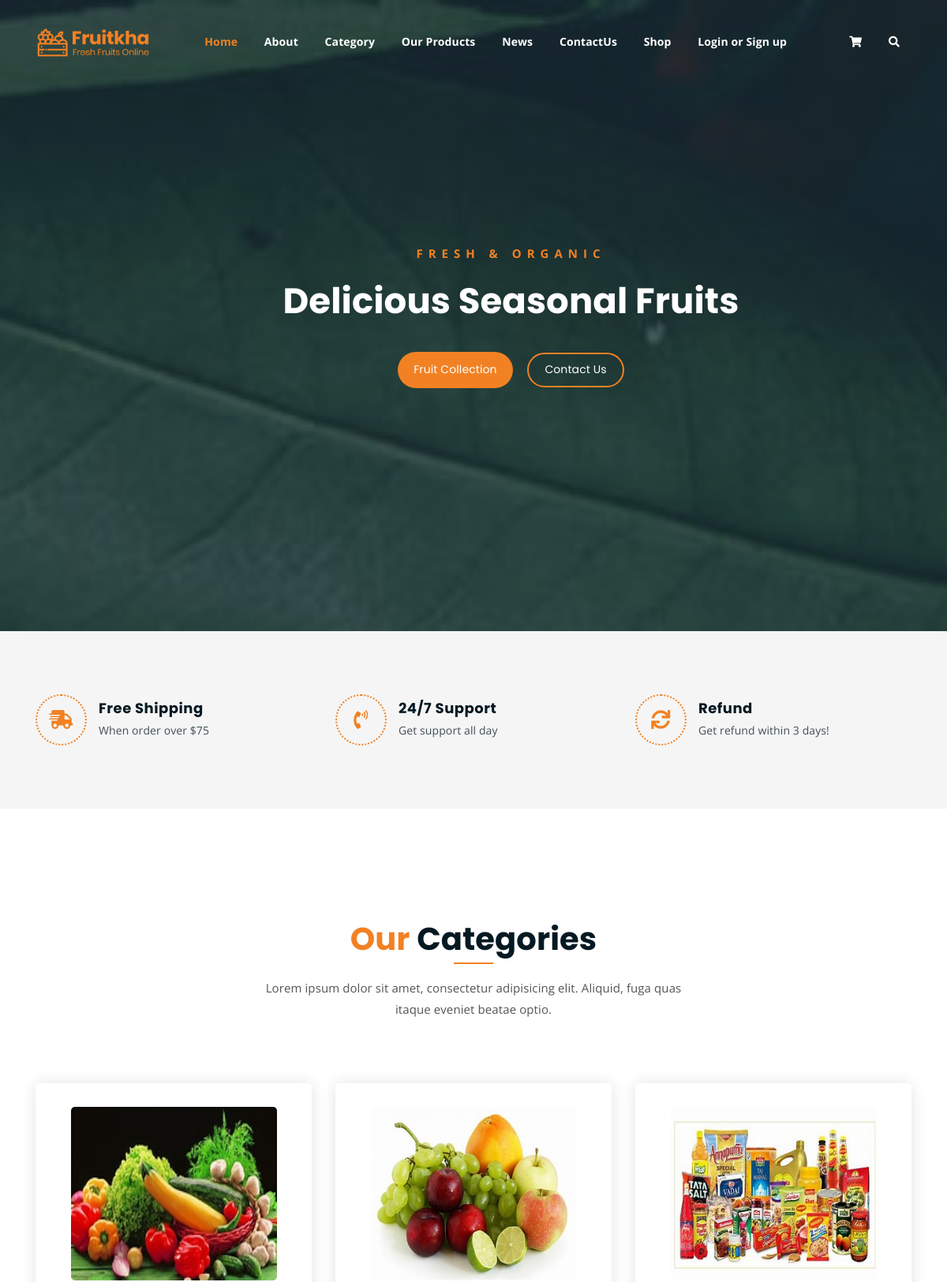
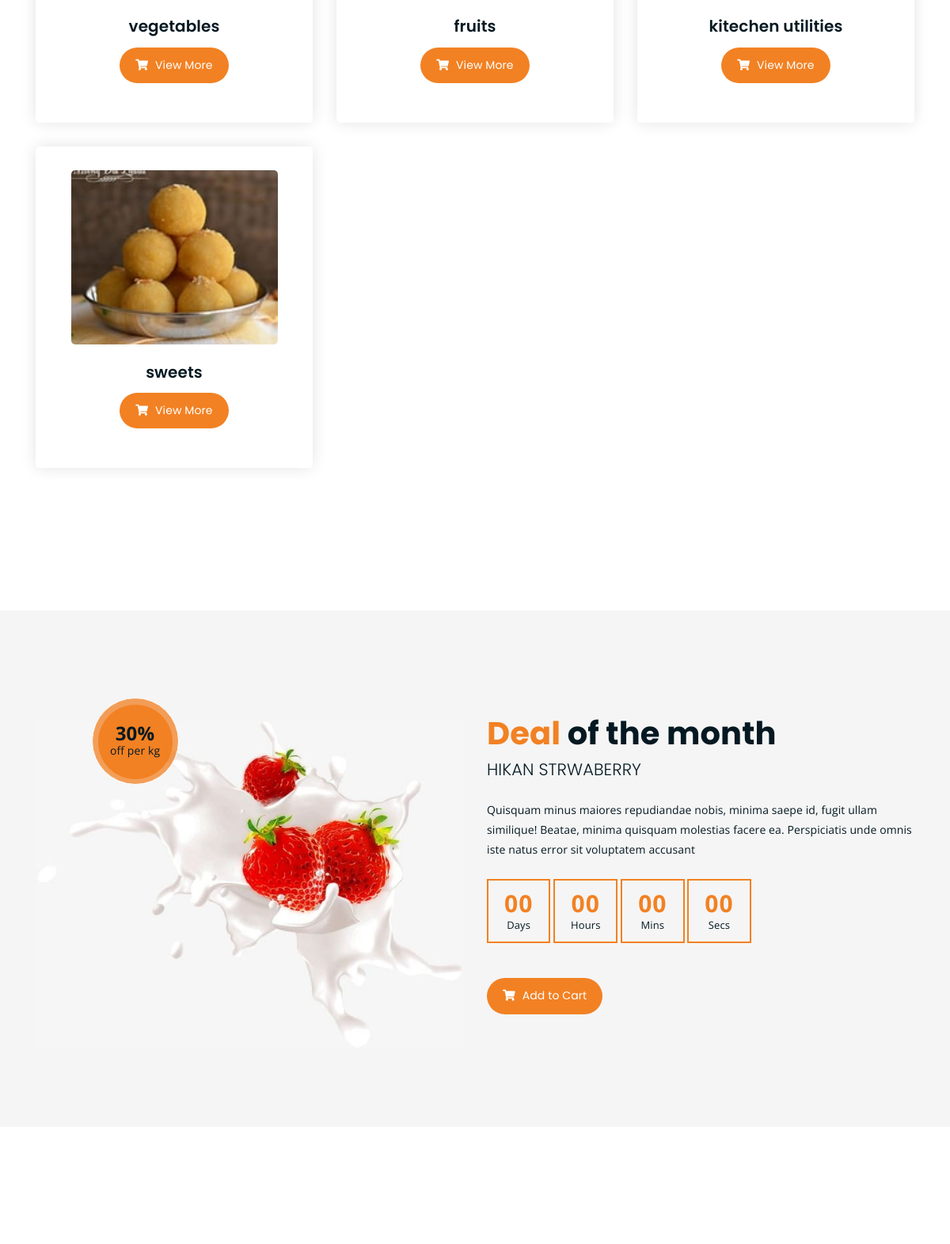
The page / (upper part) on the database its author committed (2 pictures, top to bottom).
### Backend/models.py (models this page shows)
class Category_db(models.Model):
    Category_Name=models.CharField(max_length=100,blank=True,null=True)
    Description=models.CharField(max_length=100,blank=True,null=True)
    Category_image=models.ImageField(upload_to="category images",null=True,blank=True)

### webapp/views.py (the view)
# urls.py: path('',views.home_page,name="home"),
def home_page(req):
    cat=Category_db.objects.all()
    return render(req,"home_page.html",{'cat':cat})

### webapp/templates/home_page.html (shortened to what this page needs)
<!DOCTYPE html>
{%load static%}
<html lang="en">
<head>
	<link rel="stylesheet" href="{% static 'assets/css/all.min.css'%}">
	<link rel="stylesheet" href="{% static 'assets/bootstrap/css/bootstrap.min.css'%}">
	<link rel="stylesheet" href="{% static 'assets/css/owl.carousel.css'%}">
	<link rel="stylesheet" href="{% static 'assets/css/magnific-popup.css'%}">
	<link rel="stylesheet" href="{% static 'assets/css/animate.css'%}">
	<link rel="stylesheet" href="{% static 'assets/css/meanmenu.min.css'%}">
	<link rel="stylesheet" href="{% static 'assets/css/main.css'%}">
	<link rel="stylesheet" href="{% static 'assets/css/responsive.css'%}">
</head>
<body>
	<div class="top-header-area" id="sticker">
		<div class="container">
			<div class="row">
				<div class="col-lg-12 col-sm-12 text-center">
					<div class="main-menu-wrap">
						<div class="site-logo">
							<a href="index.html">
								<img src="{% static 'assets/img/logo.png'%}" alt="">
							</a>
						</div>
						<nav class="main-menu">
							<ul>
								<li class="current-list-item"><a href="#">Home</a>
								</li>
								<li><a href="{% url 'about' %}">About</a></li>
								<li><a href="#">Category</a>
								</li>
								<li><a href="{% url 'product'%}">Our Products</a>
								</li>
								<li><a href="#">News</a>
								</li>
								<li><a href="{% url 'contact'%}">ContactUs</a></li>
								<li><a href="#">Shop</a>
								</li>
								{% if request.session.Username %}
								<li><a href="{% url 'userlogout' %}">Welcome {{request.session.Username}}/logout</a>
								{% else %}
								<li><a href="{% url 'register_page'%}">Login or Sign up</a>
								{% endif %}
								<li>
									<div class="header-icons">
										<a class="shopping-cart" href="{% url 'cart_page' %}"><i class="fas fa-shopping-cart"></i></a>
										<a class="mobile-hide search-bar-icon" href="#"><i class="fas fa-search"></i></a>
									</div>
								</li>
							</ul>
						</nav>
					</div>
				</div>
			</div>
		</div>
	</div>
	<div class="hero-area hero-bg">
		<div class="container">
			<div class="row">
				<div class="col-lg-9 offset-lg-2 text-center">
					<div class="hero-text">
						<div class="hero-text-tablecell">
							<p class="subtitle">Fresh & Organic</p>
							<h1>Delicious Seasonal Fruits</h1>
							<div class="hero-btns">
								<a href="shop.html" class="boxed-btn">Fruit Collection</a>
								<a href="contact.html" class="bordered-btn">Contact Us</a>
							</div>
						</div>
					</div>
				</div>
			</div>
		</div>
	</div>
	<div class="list-section pt-80 pb-80">
		<div class="container">
			<div class="row">
				<div class="col-lg-4 col-md-6 mb-4 mb-lg-0">
					<div class="list-box d-flex align-items-center">
						<div class="list-icon">
							<i class="fas fa-shipping-fast"></i>
						</div>
						<div class="content">
							<h3>Free Shipping</h3>
							<p>When order over $75</p>
						</div>
					</div>
				</div>
				<div class="col-lg-4 col-md-6 mb-4 mb-lg-0">
					<div class="list-box d-flex align-items-center">
						<div class="list-icon">
							<i class="fas fa-phone-volume"></i>
						</div>
						<div class="content">
							<h3>24/7 Support</h3>
							<p>Get support all day</p>
						</div>
					</div>
				</div>
				<div class="col-lg-4 col-md-6">
					<div class="list-box d-flex justify-content-start align-items-center">
						<div class="list-icon">
							<i class="fas fa-sync"></i>
						</div>
						<div class="content">
							<h3>Refund</h3>
							<p>Get refund within 3 days!</p>
						</div>
					</div>
				</div>
			</div>
		</div>
	</div>
	<div class="product-section mt-150 mb-150">
		<div class="container">
			<div class="row">
				<div class="col-lg-8 offset-lg-2 text-center">
					<div class="section-title">
						<h3><span class="orange-text">Our</span> Categories</h3>
						<p>Lorem ipsum dolor sit amet, consectetur adipisicing elit. Aliquid, fuga quas itaque eveniet beatae optio.</p>
					</div>
				</div>
			</div>
			<div class="row">
				{%for i in cat %}
				<div class="col-lg-4 col-md-6 text-center">
					<div class="single-product-item">
						<div class="product-image">
							<a href="single-product.html"><img src="{{i.Category_image.url}}" alt=""height="220px"width="220px"></a>
						</div>
						<h3>{{i.Category_Name}}</h3>
						<a href="{% url 'filterd_product' categoryname=i.Category_Name %}" class="cart-btn"><i class="fas fa-shopping-cart"></i> View More</a>
					</div>
				</div>
				{%endfor%}
			</div>
		</div>
	</div>
	<section class="cart-banner pt-100 pb-100">
    	<div class="container">
        	<div class="row clearfix">
            	<div class="image-column col-lg-6">
                	<div class="image">
                    	<div class="price-box">
                        	<div class="inner-price">
                                <span class="price">
                                    <strong>30%</strong> <br> off per kg
                                </span>
                            </div>
                        </div>
                    	<img src="{% static 'assets/img/a.jpg'%}" alt="">
                    </div>
                </div>
                <div class="content-column col-lg-6">
					<h3><span class="orange-text">Deal</span> of the month</h3>
                    <h4>Hikan Strwaberry</h4>
                    <div class="text">Quisquam minus maiores repudiandae nobis, minima saepe id, fugit ullam similique! Beatae, minima quisquam molestias facere ea. Perspiciatis unde omnis iste natus error sit voluptatem accusant</div>
                    <div class="time-counter"><div class="time-countdown clearfix" data-countdown="2020/2/01"></div></div>
                	<a href="cart.html" class="cart-btn mt-3"><i class="fas fa-shopping-cart"></i> Add to Cart</a>
                </div>
            </div>
        </div>
    </section>
</body>
</html>

### webapp/static/assets/css/responsive.css (style rules this page uses)
@media only screen and (min-width: 992px) and (max-width: 1200px) { .hero-text h1 { font-size: 45px; } }

### rows shown on the page
Category_db: Category_image (picture), Category_Name "vegetables"
Category_db: Category_image (picture), Category_Name "fruits"
Category_db: Category_image (picture), Category_Name "kitechen utilities"
Category_db: Category_image (picture), Category_Name "sweets"
